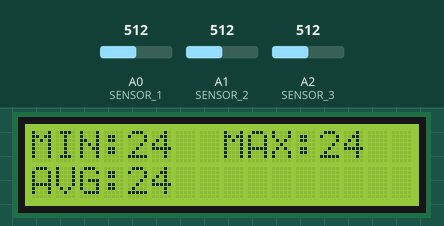
Recording of a sketch running on a simulated Arduino Uno, built with avr-gcc and run on an emulated ATmega328P. Shown: 16×2 character LCD. The test bench sets the inputs (shaded band); at power-on: A0 (SENSOR_1) = 512, A1 (SENSOR_2) = 512, A2 (SENSOR_3) = 512.

Above: at 1.2 s.
1.3 s: A0 (SENSOR_1) set to 716
At 2.6 s:
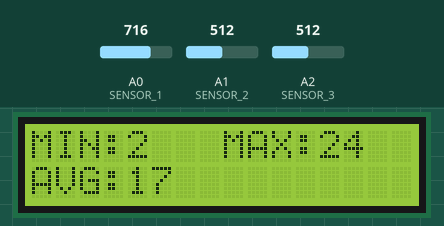
2.8 s: A1 (SENSOR_2) set to 716
At 4.2 s:
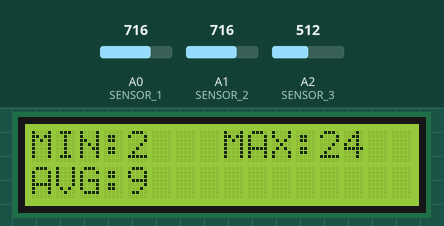
4.4 s: A2 (SENSOR_3) set to 716
At 5.7 s:
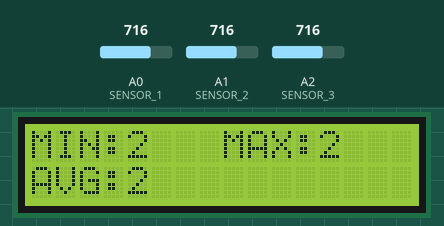
5.9 s: A0 (SENSOR_1) set to 900
At 7.2 s:
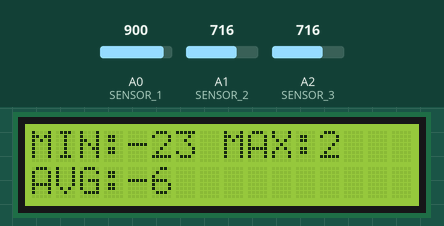
7.4 s: A1 (SENSOR_2) set to 900
At 8.7 s:
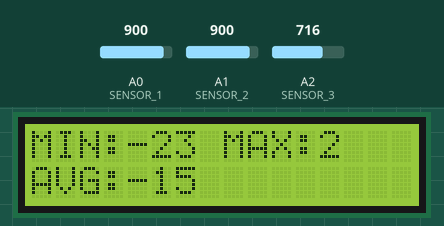
8.9 s: A2 (SENSOR_3) set to 900
At 11.0 s:
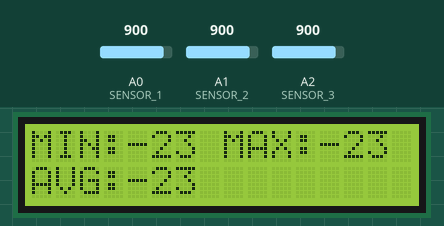
Timing chart, 0 to 11.4 s (numbered marks = the images above; inputs shaded):
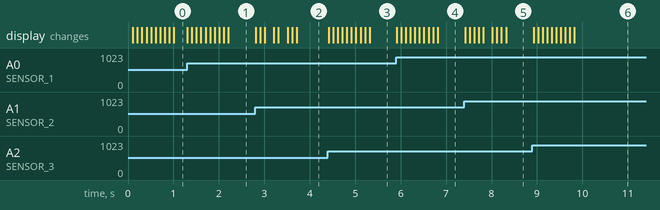

Measured:
- after the input at 1.3 s, the display: first changes at once (image 1 shows a later state)
- after the input at 2.8 s, the display: first changes at once (image 2 shows a later state)
- after the input at 4.4 s, the display: first changes at once (image 3 shows a later state)
- after the input at 5.9 s, the display: first changes at once (image 4 shows a later state)
- after the input at 7.4 s, the display: first changes at once (image 5 shows a later state)
- after the input at 8.9 s, the display: first changes at once (image 6 shows a later state)

The sketch:

Temp_sensor.ino
```cpp
#include <LiquidCrystal.h>
#include <math.h>
LiquidCrystal lcd(7, 6, 5, 4, 3, 2);

#define SENSOR_1 A0
#define SENSOR_2 A1
#define SENSOR_3 A2

#define COUNT 10
#define DELAY 100

int buffer_1[COUNT] = {0}, buffer_2[COUNT] = {0}, buffer_3[COUNT] = {0};
int index_1 = 0, index_2 = 0, index_3 = 0;
unsigned long timer_sensor_1 = 0, timer_sensor_2 = 0, timer_sensor_3 = 0;

double last_min_temp = 0, last_max_temp = 0, last_avg_temp = 0;

void setup() {
  pinMode(SENSOR_1, INPUT_PULLUP);
  pinMode(SENSOR_2, INPUT_PULLUP);
  pinMode(SENSOR_3, INPUT_PULLUP);

  lcd.begin(16 , 2);
  lcd.clear();
  SetTextInfo();
}

void SetTextInfo(){
  lcd.setCursor(0, 0);
  lcd.print("MIN:");
  lcd.setCursor(8, 0);
  lcd.print("MAX:");
  lcd.setCursor(0, 1);
  lcd.print("AVG:");
}

float GetTerm(int raw) {
  float celsius = 1 / (log(1 / (1023. / raw - 1)) / 3050 + 1.0 / 298.15) - 273.15;
  return celsius;
}

double Sensor(int PIN, int* buffer, int& index, unsigned long& timer) {
  double result = 0;
  if (millis() - timer >= DELAY) {
    result = 0;
    buffer[index] = GetTerm(analogRead(PIN));
    for (int i = 0; i < COUNT; i++) {
      result += buffer[i];
    }
    index = (index + 1) % COUNT;
    timer = millis();
  } else {
    for (int i = 0; i < COUNT; i++) {
      result += buffer[i];
    }
  }
  return result / COUNT;
}

void LCDPrint(){
  double temp_1 = Sensor(SENSOR_1, buffer_1, index_1, timer_sensor_1);
  double temp_2 = Sensor(SENSOR_2, buffer_2, index_2, timer_sensor_2);
  double temp_3 = Sensor(SENSOR_3, buffer_3, index_3, timer_sensor_3);

  double min_temp = min(min(temp_1, temp_2), temp_3);
  double max_temp = max(max(temp_1, temp_2), temp_3);
  double avg_temp = (temp_1 + temp_2 + temp_3) / 3;

  if (last_min_temp != min_temp) {
    lcd.setCursor(4, 0);
    lcd.print("   ");
    lcd.setCursor(4, 0);
    lcd.print(min_temp, 0);
    last_min_temp = min_temp;
  }

  if (last_max_temp != max_temp) {
    lcd.setCursor(12, 0);
    lcd.print("   ");
    lcd.setCursor(12, 0);
    lcd.print(max_temp, 0);
    last_max_temp = max_temp;
  }

  if (last_avg_temp != avg_temp) {
    lcd.setCursor(4, 1);
    lcd.print("   ");
    lcd.setCursor(4, 1);
    lcd.print(avg_temp, 0);
    last_avg_temp = avg_temp;
  }
}

void loop() {
  LCDPrint();
}
```
